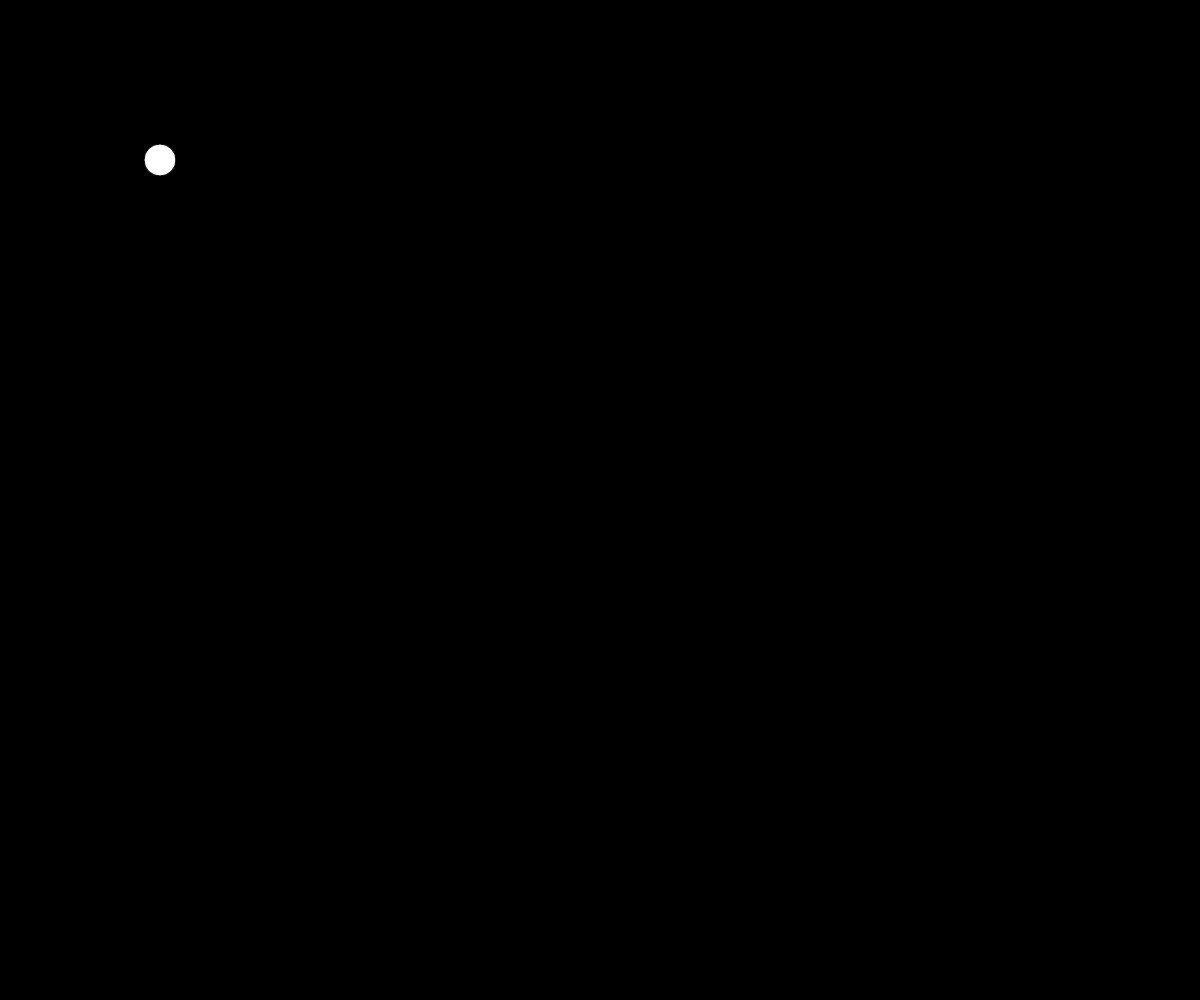
Frame 1 (no input)
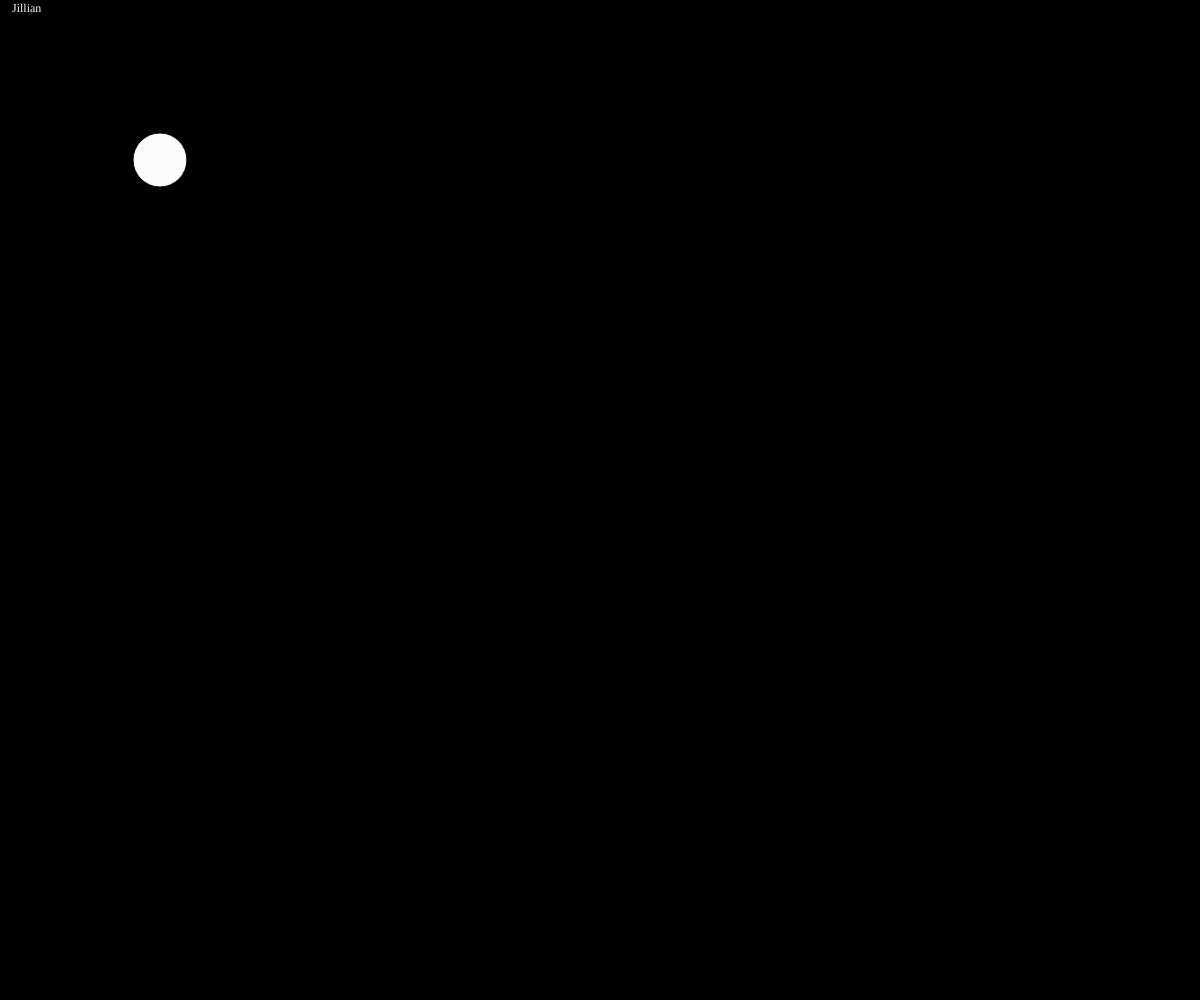
Frame 60 (no input)
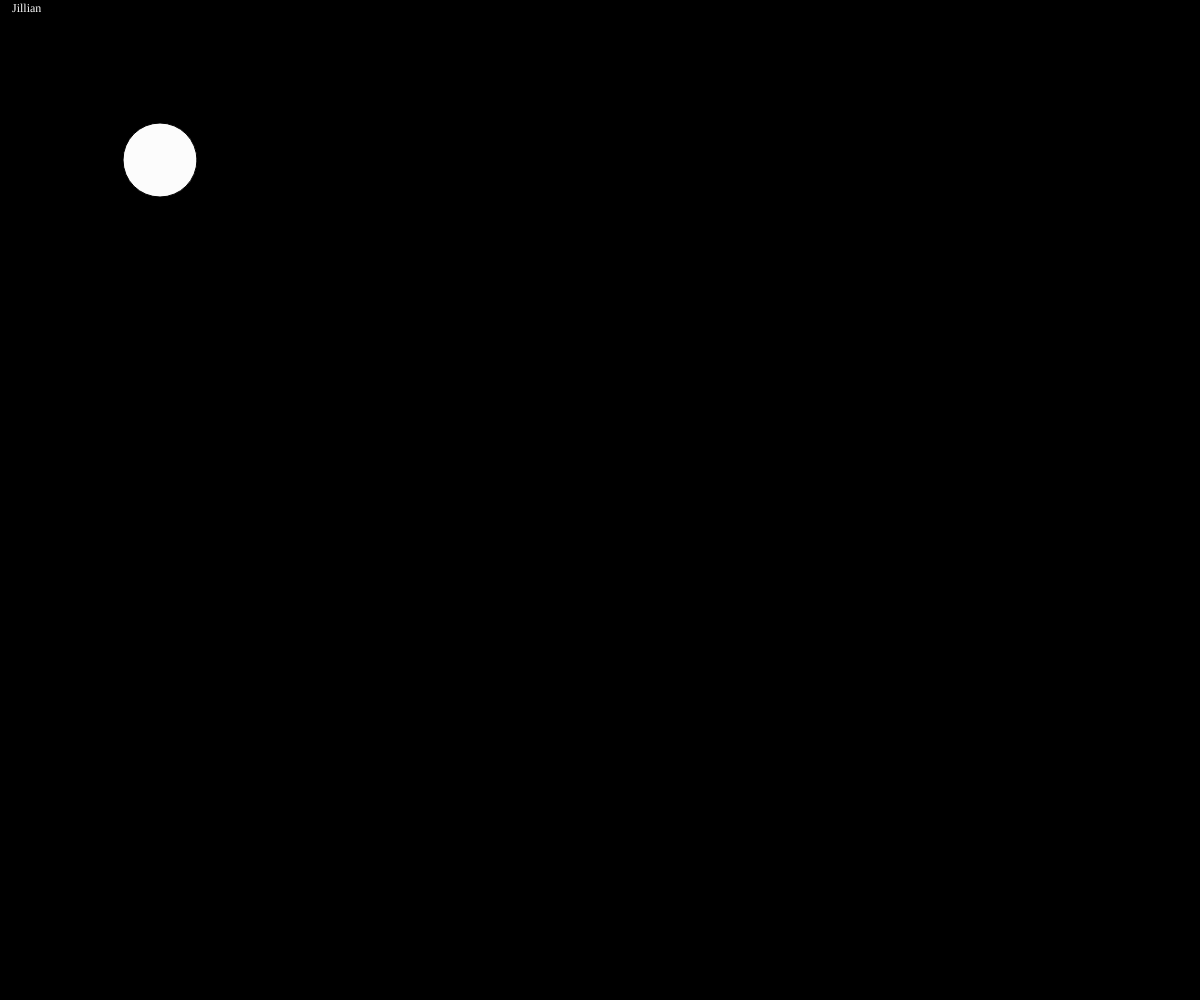
Frame 120 (the mouse pressed at the canvas centre since frame 60)

The p5.js sketch that drew these frames (run headless with seeded random() and noise() and a simulated clock; from frame 60 on, the mouse is pressed at the canvas centre):

// p5.js sketch
// ── sketch.js
// Primitive Paint
// Jillian Yang
// Spet 15, 2023
// Draw simple pictures

let ballSize = 30;
let overlay;
let extraCanvas;

function setup() {
  createCanvas(windowWidth, windowHeight);
  extraCanvas = createGraphics(width, height);
  overlay = createGraphics(width, height);
}

function draw() {
  background(0);
  mouseTrack();
  mouseShape();
  text('Jillian', 12, 12);
  textFont('Georgia');
  drawAndMoveBall();
}

//draw different shape
function mouseShape() {
  if (mouseIsPressed) {
    if (key === "a") {
      overlay.rect(mouseX, mouseY, 50, 25);
    }
    if (key === "s") {
      overlay.ellipse(mouseX, mouseY, 30, 50);
    }
    if (key === "d") {
      overlay.triangle(mouseX, mouseY, mouseX + 28, mouseY - 55, mouseX + 56, mouseY);
    }
  }
  if (key === " ") {
    overlay.clear();
  }
  image(overlay, 0, 0);
  overlay.fill(random(255), random(255));
}

//show the shape 
function mouseTrack() {
  if (key === "a") {
    extraCanvas.rect(mouseX, mouseY, 50, 25);
  }
  if (key === "s") {
    extraCanvas.ellipse(mouseX, mouseY, 30, 50);
  }
  if (key === "d") {
    extraCanvas.triangle(mouseX, mouseY, mouseX + 28, mouseY - 55, mouseX + 56, mouseY);
  }
  image(extraCanvas, 0, 0);
  extraCanvas.fill(random(255), random(255));
  extraCanvas.clear();
}

//motion function make a ball samll and big
let a = 2;
function drawAndMoveBall() {
  ballSize = ballSize + a;
  if (ballSize > 100 || ballSize < 5) {
    a = -a;
  }
  circle(160, 160, ballSize);
  fill(252);
}
